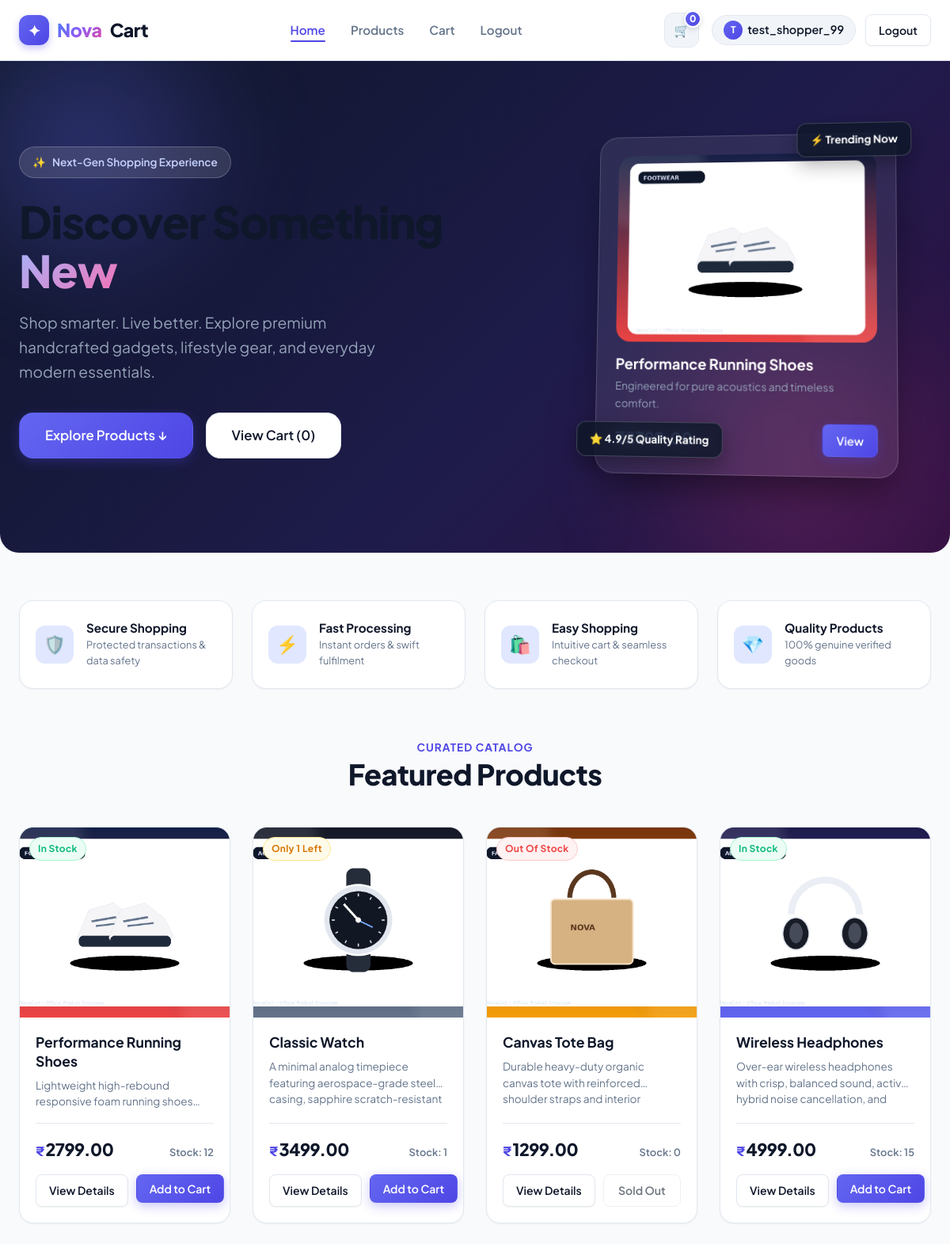
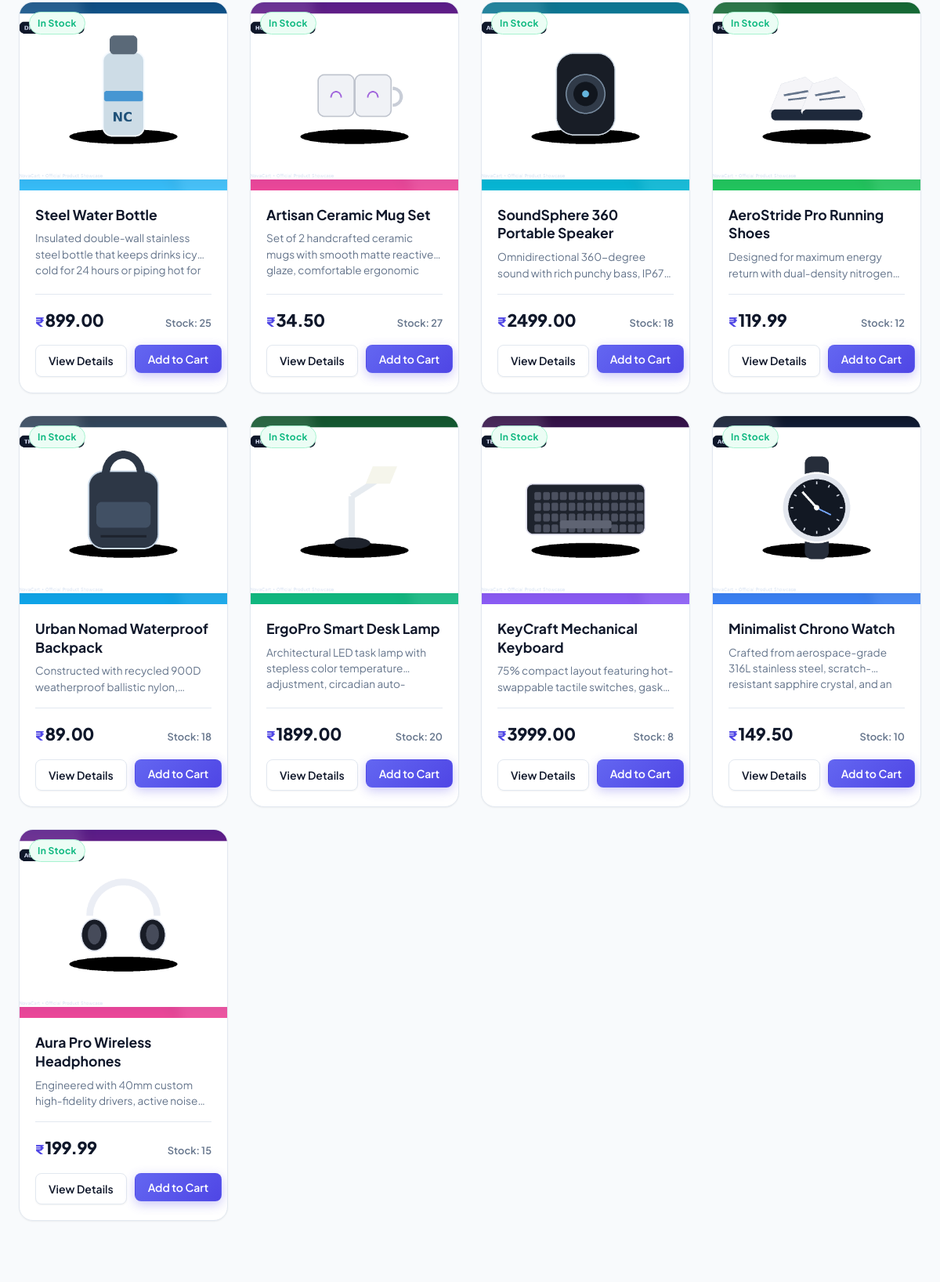
/ (signed in, upper part), run on the app's committed database (2 pictures, top to bottom).
### store/models.py (models this page shows, shortened)
class Product(models.Model):
    name = models.CharField(max_length=255)
    description = models.TextField()
    price = models.DecimalField(max_digits=10, decimal_places=2)
    image = models.ImageField(upload_to='products/', blank=True, null=True)
    stock = models.PositiveIntegerField(default=0)
    created_at = models.DateTimeField(auto_now_add=True)
    class Meta:
        ordering = ['-created_at']
    @property
    def is_in_stock(self):
        return self.stock > 0

### store/views.py (the view)
# urls.py: path('', views.home, name='home'),
def home(request):
    products = Product.objects.all()
    return render(request, 'store/home.html', {
        'products': products
    })

### store/context_processors.py (called while the page is built)
def cart_context(request):
    cart = request.session.get('cart', {})
    total_items = 0
    if isinstance(cart, dict):
        for pid, qty in cart.items():
            if isinstance(qty, int):
                total_items += qty
            elif isinstance(qty, str) and qty.isdigit():
                total_items += int(qty)
    return {
        'cart_total_items': total_items,
    }

### store/templates/store/home.html (shortened to what this page needs)
{% extends 'store/base.html' %}
{% load static %}
{% block content %}
<section class="hero-section">
  <div class="hero-glow-1"></div>
  <div class="hero-glow-2"></div>
  <div class="container">
    <div class="hero-grid">
      <div class="hero-content">
        <div class="hero-tag">
          <span>✨</span> Next-Gen Shopping Experience
        </div>
        <h1 class="hero-title">
          Discover Something <span>New</span>
        </h1>
        <p class="hero-subtitle">
          Shop smarter. Live better. Explore premium handcrafted gadgets, lifestyle gear, and everyday modern essentials.
        </p>
        <div class="hero-cta-group">
          <a href="#products" class="btn btn-primary btn-lg" id="exploreProductsBtn">
            Explore Products ↓
          </a>
          <a href="{% url 'cart' %}" class="btn btn-secondary btn-lg" id="heroCartBtn">
            View Cart ({{ cart_total_items|default:0 }})
          </a>
        </div>
      </div>
      <div class="hero-visual">
        <div class="hero-card">
          <div class="floating-badge floating-badge-1">
            ⚡ Trending Now
          </div>
          <div class="hero-card-img-wrap">
            {% if products.0.image %}
              <img src="{{ products.0.image.url }}" alt="{{ products.0.name }}">
            {% else %}
              <div style="font-size: 3.5rem;">🎧</div>
            {% endif %}
          </div>
          <h3 style="color: #ffffff; font-size: 1.15rem; margin-bottom: 6px;">
            {% if products.0 %}{{ products.0.name }}{% else %}Wireless Headphones{% endif %}
          </h3>
          <p style="color: #94a3b8; font-size: 0.85rem; margin-bottom: 12px;">
            Engineered for pure acoustics and timeless comfort.
          </p>
          <div style="display: flex; justify-content: space-between; align-items: center;">
            <span style="font-size: 1.3rem; font-weight: 800; color: #a5b4fc;">
              ₹{% if products.0 %}{{ products.0.price }}{% else %}149.99{% endif %}
            </span>
            {% if products.0 %}
              <a href="{% url 'product_detail' products.0.id %}" class="btn btn-sm btn-primary">View</a>
            {% endif %}
          </div>
          <div class="floating-badge floating-badge-2">
            ⭐ 4.9/5 Quality Rating
          </div>
        </div>
      </div>
    </div>
  </div>
</section>
<section class="trust-section">
  <div class="container">
    <div class="trust-grid">
      <div class="trust-card">
        <div class="trust-icon">🛡️</div>
        <div class="trust-info">
          <h4>Secure Shopping</h4>
          <p>Protected transactions & data safety</p>
        </div>
      </div>
      <div class="trust-card">
        <div class="trust-icon">⚡</div>
        <div class="trust-info">
          <h4>Fast Processing</h4>
          <p>Instant orders & swift fulfilment</p>
        </div>
      </div>
      <div class="trust-card">
        <div class="trust-icon">🛍️</div>
        <div class="trust-info">
          <h4>Easy Shopping</h4>
          <p>Intuitive cart & seamless checkout</p>
        </div>
      </div>
      <div class="trust-card">
        <div class="trust-icon">💎</div>
        <div class="trust-info">
          <h4>Quality Products</h4>
          <p>100% genuine verified goods</p>
        </div>
      </div>
    </div>
  </div>
</section>
<section class="products-section" id="products">
  <div class="container">
    <div class="section-header">
      <span class="section-subtitle">Curated Catalog</span>
      <h2 class="section-title">Featured Products</h2>
    </div>
    {% if products %}
      <div class="product-grid">
        {% for product in products %}
          <div class="product-card" id="productCard{{ product.id }}">
            <div class="product-image-wrap">
              {% if product.image %}
                <img src="{{ product.image.url }}" alt="{{ product.name }}" loading="lazy" onerror="this.style.display='none'; this.nextElementSibling.style.display='flex';">
              {% else %}
                <div class="img-fallback-box">🛍️</div>
              {% endif %}
              <div class="product-stock-tag">
                {% if product.stock == 0 %}
                  <span class="badge badge-danger">Out of stock</span>
                {% elif product.stock <= 3 %}
                  <span class="badge badge-warning">Only {{ product.stock }} left</span>
                {% else %}
                  <span class="badge badge-success">In stock</span>
                {% endif %}
              </div>
            </div>
            <div class="product-body">
              <h3 class="product-title">
                <a href="{% url 'product_detail' product.id %}">{{ product.name }}</a>
              </h3>
              <p class="product-description">{{ product.description }}</p>
              <div class="product-footer">
                <div class="price-row">
                  <div class="product-price">
                    <span class="currency">₹</span>{{ product.price }}
                  </div>
                  <span class="stock-count">Stock: {{ product.stock }}</span>
                </div>
                <div class="card-actions">
                  <a href="{% url 'product_detail' product.id %}" class="btn btn-secondary btn-sm" id="viewDetailBtn{{ product.id }}">
                    View Details
                  </a>
                  {% if product.is_in_stock %}
                    <form action="{% url 'add_to_cart' product.id %}" method="POST" style="margin: 0;">
                      <button type="submit" class="btn btn-primary btn-sm btn-block" id="addToCartBtn{{ product.id }}">
                        Add to Cart
                      </button>
                    </form>
                  {% else %}
                    <button class="btn btn-secondary btn-sm btn-block" disabled title="Out of stock">
                      Sold Out
                    </button>
                  {% endif %}
                </div>
              </div>
            </div>
          </div>
        {% endfor %}
      </div>
    {% else %}
      <div class="empty-state-card">
        <div class="empty-state-icon">🏷️</div>
        <h3 class="empty-state-title">No Products Available Yet</h3>
        <p class="empty-state-desc">We are stocking up our catalog with amazing items. Check back shortly!</p>
      </div>
    {% endif %}
  </div>
</section>
{% endblock %}

### store/templates/store/base.html (shortened to what this page needs)
{% load static %}
<!DOCTYPE html>
<html lang="en">
<head>
  <link rel="stylesheet" href="{% static 'store/css/style.css' %}">
</head>
<body>
  <header class="site-header">
    <div class="container">
      <nav class="navbar" aria-label="Main Navigation">
        <a href="{% url 'home' %}" class="brand-logo" id="brandLogo">
          <div class="brand-logo-icon">✦</div>
          <span>Nova</span>Cart
        </a>
        <ul class="nav-menu" id="navMenu">
          <li><a href="{% url 'home' %}" class="nav-link {% if request.resolver_match.url_name == 'home' %}active{% endif %}">Home</a></li>
          <li><a href="{% url 'home' %}#products" class="nav-link">Products</a></li>
          <li><a href="{% url 'cart' %}" class="nav-link {% if request.resolver_match.url_name == 'cart' %}active{% endif %}">Cart</a></li>
          {% if user.is_authenticated %}
            <li><a href="{% url 'logout' %}" class="nav-link">Logout</a></li>
          {% else %}
            <li><a href="{% url 'login' %}" class="nav-link {% if request.resolver_match.url_name == 'login' %}active{% endif %}">Sign In</a></li>
          {% endif %}
        </ul>
        <div class="nav-actions">
          <a href="{% url 'cart' %}" class="cart-button" title="View Shopping Cart" id="cartNavButton">
            🛒
            <span class="cart-badge" id="navCartBadge">{{ cart_total_items|default:0 }}</span>
          </a>
          {% if user.is_authenticated %}
            <div class="user-nav-dropdown">
              <span class="user-greeting">
                <span class="avatar-circle">{{ user.username|make_list|first|upper }}</span>
                {{ user.username }}
              </span>
              <a href="{% url 'logout' %}" class="btn btn-secondary btn-sm" id="logoutBtn">Logout</a>
            </div>
          {% else %}
            <a href="{% url 'login' %}" class="btn btn-secondary btn-sm" id="loginBtn">Sign In</a>
            <a href="{% url 'register' %}" class="btn btn-primary btn-sm" id="registerBtn">Register</a>
          {% endif %}
        </div>
      </nav>
    </div>
  </header>
  <main id="mainContent">
    {% block content %}
    {% endblock %}
  </main>
</body>
</html>

### data on the page
Product: image (picture), name "Performance Running Shoes", price "2799.00", shows "In Stock", description "Lightweight high-rebound responsive foam running…", stock "12"
Product: image (picture), stock "1", name "Classic Watch", description "A minimal analog timepiece featuring aerospace-grade steel casing, sapphire…", price "3499.00"
Product: image (picture), shows "Out Of Stock", name "Canvas Tote Bag", description "Durable heavy-duty organic canvas tote with reinforced shoulder straps and…", price "1299.00", stock "0", shows "Sold Out"
Product: image (picture), shows "In Stock", name "Wireless Headphones", description "Over-ear wireless headphones with crisp, balanced sound, active hybrid noise cancellation,…", price "4999.00", stock "15"
Product: image (picture), shows "In Stock", name "Steel Water Bottle", description "Insulated double-wall stainless steel bottle that keeps drinks icy cold for 24 hours or piping hot…", price "899.00", stock "25"
Product: image (picture), shows "In Stock", name "Artisan Ceramic Mug Set", description "Set of 2 handcrafted ceramic mugs with smooth matte reactive glaze, comfortable…", price "34.50", stock "27"
Product: image (picture), shows "In Stock", name "SoundSphere 360 Portable Speaker", description "Omnidirectional 360-degree sound with rich punchy bass,…", price "2499.00", stock "18"
Product: image (picture), shows "In Stock", name "AeroStride Pro Running Shoes", description "Designed for maximum energy return with…", price "119.99", stock "12"
Product: image (picture), shows "In Stock", name "Urban Nomad Waterproof Backpack", description "Constructed with recycled 900D weatherproof ballistic…", price "89.00", stock "18"
Product: image (picture), shows "In Stock", name "ErgoPro Smart Desk Lamp", description "Architectural LED task lamp with stepless color temperature adjustment,…", price "1899.00", stock "20"
Product: image (picture), shows "In Stock", name "KeyCraft Mechanical Keyboard", description "75% compact layout featuring hot-swappable tactile switches,…", price "3999.00", stock "8"
Product: image (picture), shows "In Stock", name "Minimalist Chrono Watch", description "Crafted from aerospace-grade 316L stainless steel, scratch-resistant sapphire crystal, and…", price "149.50", stock "10"
Product: image (picture), shows "In Stock", name "Aura Pro Wireless Headphones", description "Engineered with 40mm custom high-fidelity drivers, active…", price "199.99", stock "15"

### other printed values
{{ cart_total_items|default:0 }} "0"
{{ user.username|make_list|first|upper }} "T"
{{ user.username }} "test_shopper_99"
